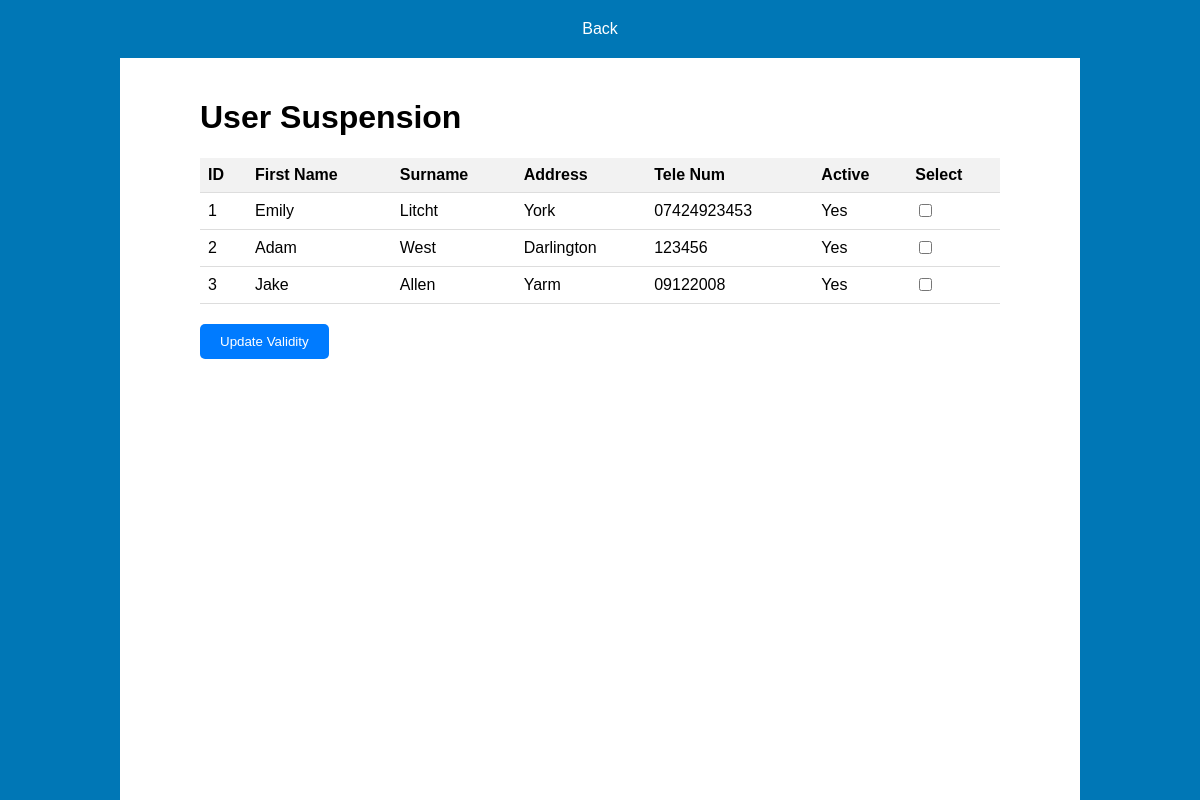
Before: /admin-suspension.php with the older database file.
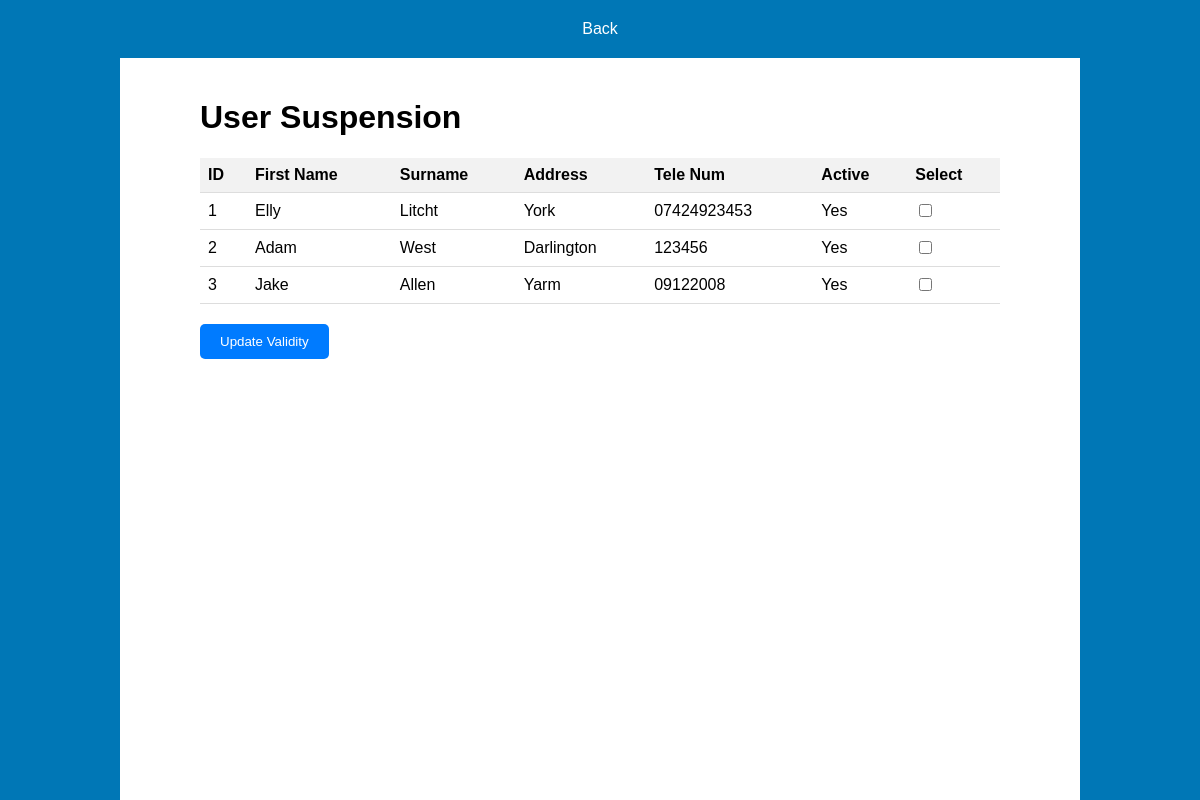
After: the same page with the newer database file.
### tables this page shows
CREATE TABLE "User" (
	"user_id"	INTEGER,
	"email"	VARCHAR(100) NOT NULL,
	"password"	VARCHAR(100) NOT NULL,
	"first_name"	VARCHAR(50),
	"last_name"	VARCHAR(50),
	"address"	VARCHAR(255),
	"phone_number"	VARCHAR(15), valid INTEGER,
	PRIMARY KEY("user_id")
);

### admin-suspension.php (the view, shortened to what this page needs)
<!DOCTYPE html>
<html lang="en">
<head>
    <link rel="stylesheet" href="styles.css">
</head>
<body>
    <header>
        <nav>
            <ul>
                <li><a href="admin-homepage.php">Back</a></li>
            </ul>
        </nav>
    </header>
    <div class="left-background"></div>
    <div class="right-background"></div>
    <div class="container">
        <h1>User Suspension</h1>
        <form action="<?php echo htmlspecialchars($_SERVER["PHP_SELF"]); ?>" method="post">
            <table>
                <thead>
                    <tr>
                        <th>ID</th>
                        <th>First Name</th>
                        <th>Surname</th>
                        <th>Address</th>
                        <th>Tele Num</th>
                        <th>Active</th>
                        <th>Select</th>
                    </tr>
                </thead>
                <tbody>
                    <?php
                    $dbPath = 'C:\xampp\htdocs\Currency-Transfer-Application\Currency_Database.db';
                    try {
                        $db = new PDO('sqlite:' . $dbPath);
                        $db->setAttribute(PDO::ATTR_ERRMODE, PDO::ERRMODE_EXCEPTION);
                        $stmt = $db->query("SELECT user_id, first_name, last_name, address, phone_number, valid FROM User");
                        $users = $stmt->fetchAll(PDO::FETCH_ASSOC);
                        foreach ($users as $user) {
                            $validText = $user['valid'] == 0 ? 'Suspended' : 'Yes';
                            $validClass = $user['valid'] == 0 ? 'invalid' : 'valid';
                            echo "<tr class='$validClass'>";
                            echo "<td>{$user['user_id']}</td>";
                            echo "<td>{$user['first_name']}</td>";
                            echo "<td>{$user['last_name']}</td>";
                            echo "<td>{$user['address']}</td>";
                            echo "<td>{$user['phone_number']}</td>";
                            echo "<td>{$validText}</td>";
                            echo "<td><input type='checkbox' name='selected_users[]' value='{$user['user_id']}'></td>";
                            echo "</tr>";
                        }
                    } catch (PDOException $e) {
                        echo "<tr><td colspan='7'>Database connection failed: " . $e->getMessage() . "</td></tr>";
                    }
                    ?>
                </tbody>
            </table>
            <div class="button-container">
                <button type="submit" name="update_valid">Update Validity</button>
            </div>
        </form>
    </div>
</body>
</html

### styles.css (style rules this page uses)
body { font-family: Arial, sans-serif; margin: 0; padding: 0; }
.container { max-width: 800px; margin: 0 auto; padding: 20px; position: relative; }
header { background-color: #0077b6; color: #fff; padding: 20px 0; text-align: center; border-bottom: 0px solid #fff; }
header nav ul { list-style-type: none; margin: 0; padding: 0; }
header nav ul li { display: inline; }
header nav ul li a { text-decoration: none; color: #fff; padding: 10px 20px; }
form { margin-top: 20px; }
.left-background, .right-background { content: ""; display: block; position: fixed; top: 0; bottom: 0; width: 10%; background-color: #0077b6; z-index: -1; }
.left-background { left: 0; }
.right-background { right: 0; }

### admin-suspension.php (style rules this page uses)
table { width: 100%; border-collapse: collapse; }
th, td { padding: 8px; text-align: left; border-bottom: 1px solid #ddd; }
th { background-color: #f2f2f2; }
tr.valid { background-color: #ffffff; }
.button-container { margin-top: 20px; }
.button-container button { padding: 10px 20px; background-color: #007bff; color: white; border: none; border-radius: 5px; cursor: pointer; }

Changed rows visible on the page:
changed user "Litcht": first_name "Emily" → "Elly"
